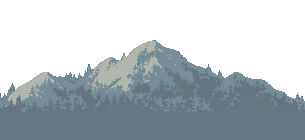
#> input picture assets/town/bg_mountains.png, 305 x 140 px; its folder holds only this picture in this run
$ python make_town_trees.py ../assets/town/bg_mountains.png
#> lines starting #> are read from the running program, lines starting #| are printed output that depends on the picture; after the words box and inside, x2 and y2 are one past the last pixel; in counts of white or black regions, pixels touching at a corner belong together
"""Town trees from generated sources (owner 2026-11-06: reference-quality trees, varied sizes; AI source kept out of the repo).
Each source is cropped, alpha hardened, all four snapped together to one palette, then split like the old trees:
<k>_trunk = bark, grass and the dark canopy mass (stays put), <k>_leaf = the lit leaf clumps (sway), <k> = whole.
Drawn 1:1 (not in BIGK). Usage: python3 tools/make_town_trees.py SRC1.png SRC2.png SRC3.png SRC4.png"""
import sys
import numpy as np
from PIL import Image
from skimage.color import rgb2lab
from scipy.cluster.vq import kmeans2

NAMES = ["f_oak", "f_round", "f_young", "f_tall"]
NPAL = 28

def main():
    ims = []
    for f in sys.argv[1:5]:
        a = np.array(Image.open(f).convert("RGBA"))
#> a is the input picture: shape (140, 305, 4); mean R, G, B, A 84.9, 106.9, 105.3, 126.2
        op = a[..., 3] > 128
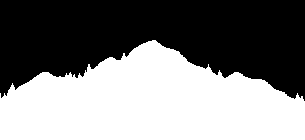
#> op: shape (140, 305) bool; 49.5% white; 1 white region, box (x1, y1, x2, y2) and area: (0, 40, 305, 140) 21138
        ys, xs = np.where(op)
        a = a[ys.min():ys.max() + 1, xs.min():xs.max() + 1].copy()
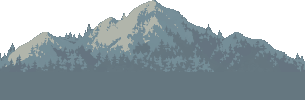
#> a: shape (100, 305, 4); mean R, G, B, A 95.6, 116.1, 118.2, 176.7; transparent parts drawn white
        op = a[..., 3] > 128
#> op: shape (100, 305) bool; 69.3% white; 2 black regions, box (x1, y1, x2, y2) and area: (156, 0, 305, 61) 4925, (0, 0, 152, 58) 4437
        a[..., 3] = np.where(op, 255, 0)
        # drop single-pixel specks
        p = np.pad(op, 1)
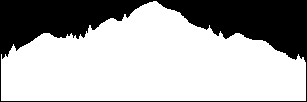
#> p: shape (102, 307) bool; 67.5% white; 1 black region, box (x1, y1, x2, y2) and area: (0, 0, 307, 102) 10176
        nb = sum(np.roll(np.roll(p, dy, 0), dx, 1) for dy in (-1, 0, 1) for dx in (-1, 0, 1))[1:-1, 1:-1] - op
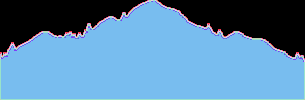
#> nb: shape (100, 305) int64; 9 distinct labels, from 0 to 8; one colour per label, 0 black
        a[op & (nb == 0), 3] = 0
        ims.append(a)
    cols = np.concatenate([a[a[..., 3] > 0][:, :3] for a in ims])
    u, inv = np.unique(cols, axis=0, return_inverse=True)
#> u = 17 rows, first 8: [100, 117, 127], [100, 118, 127], [101, 116, 128], [101, 118, 127], [101, 118, 128], [101, 119, 128], [101, 119, 129], [102, 119, 128]
    cnt = np.bincount(inv.ravel())
#> cnt = 17 values, max 8843 at index 5, min 238 at index 1, mean 1243.4
    lab = rgb2lab(u[None].astype(np.float64) / 255.0)[0]
#> lab = 17 rows, first 8: [48.21, -3.93, -7.59], [48.51, -4.51, -7.15], [48.03, -2.76, -8.45], [48.58, -4.17, -7.03], [48.61, -3.93, -7.58], [48.91, -4.51, -7.14], [48.94, -4.27, -7.68], [48.98, -4.17, -7.02]
    w = np.repeat(np.arange(len(u)), np.minimum(cnt, 300))
#> w = 5038 values from 0 to 16
    cent, _ = kmeans2(lab[w], NPAL, minit="++", seed=3, iter=40)
#> cent = 28 rows, first 8: [48.91, -4.51, -7.14], [73.11, -3.25, 4.61], [57.36, -7.09, -7.82], [66.39, -4.63, -0.419], [56.82, -5.88, -8.04], [55.3, -5.65, -8.61], [48.03, -2.76, -8.45], [51.96, -4.92, -7.83]
    pal = u[np.array([((lab - c) ** 2).sum(1).argmin() for c in cent])]
#> pal = 28 rows, first 8: [101, 119, 128], [177, 181, 171], [116, 142, 151], [152, 164, 162], [117, 140, 150], [113, 136, 147], [101, 116, 128], [107, 127, 137]
    pl = rgb2lab(pal[None].astype(np.float64) / 255.0)[0]
#> pl has the same summary as cent
    for name, a in zip(NAMES, ims):
        op = a[..., 3] > 0
        px = a[op][:, :3]
        pidx = np.array([((pl - l) ** 2).sum(1).argmin() for l in rgb2lab(px[None].astype(np.float64) / 255.0)[0]])
        a[op, :3] = pal[pidx]
        r, g, b = [a[..., i].astype(int) for i in range(3)]
        h = a.shape[0]
        green = (g > b + 15) & (g + 12 > r)
        lit = green & (g > 92)
        lit[int(h * 0.86):] = False          # the grass at the foot stays planted
        leaf = a.copy(); leaf[~(lit & op), 3] = 0
        trunk = a.copy(); trunk[lit & op, 3] = 0
        # under the lit clumps the trunk layer carries the canopy's dark mass so a swaying clump never opens a hole
        dark = pal[np.argmin([c[1] if (c[1] > c[0] and c[1] > c[2]) else 999 for c in pal.astype(int)])]
        trunk[lit & op, :3] = dark; trunk[lit & op, 3] = 255
        Image.fromarray(a).save(f"assets/town/{name}.png")
        Image.fromarray(leaf).save(f"assets/town/{name}_leaf.png")
        Image.fromarray(trunk).save(f"assets/town/{name}_trunk.png")
        ys = np.where(lit.any(1))[0]
        print(name, a.shape[1], "x", h, "leaf rows", ys.min(), ys.max())
#> this loop made 1 pass
#> (name, h, dark) on pass 1: ('f_oak', 100, [152, 164, 162])
#> pass 1, in main, `r, g, b = [a[..., i].astype(int) for i in range(3)]`:
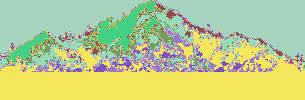
#> r: shape (100, 305) int64; 11 distinct labels, from 58 to 177; one colour per label, 0 black
#> pass 1, in main, `r, g, b = [a[..., i].astype(int) for i in range(3)]`:
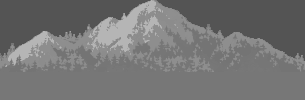
#> g: shape (100, 305) int64; min 84, max 181, mean 116.1
#> pass 1, in main, `r, g, b = [a[..., i].astype(int) for i in range(3)]`:
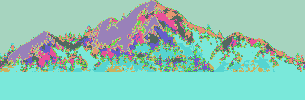
#> b: shape (100, 305) int64; 12 distinct labels, from 73 to 171; one colour per label, 0 black

#> (the run stopped early here; a loop or call above may not have finished)

$ run again, on assets/town/f_round_leaf.png
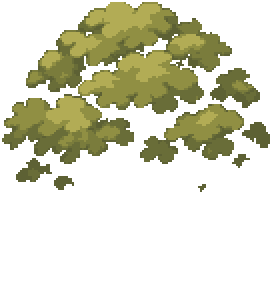
#> input picture assets/town/f_round_leaf.png, 272 x 294 px
#> in main, a is the input picture: shape (294, 272, 4); mean R, G, B, A 60.9, 58.2, 31.8, 80
#> a: shape (190, 268, 4)
#> p: shape (192, 270) bool; 48.4% white; 8 white regions, largest, box (x1, y1, x2, y2) and area: (1, 1, 231, 163) 19308, (139, 103, 243, 163) 3360, (209, 67, 259, 107) 1168
#> nb: shape (190, 268) int64; 9 distinct labels, from 0 to 8
#> u = [[93, 97, 52], [105, 109, 56], [122, 124, 60], [144, 143, 67], [178, 172, 85]]
#> cnt = [3972, 5516, 3224, 7436, 4940]
#> lab = [[39.79, -9.18, 25.05], [44.56, -10.13, 28.92], [50.55, -10.47, 34.34], [58.02, -10.49, 40.03], [69.2, -9.72, 44.98]]
#> w = 1500 values from 0 to 4
#> cent = 28 rows, first 8: [69.2, -9.72, 44.98], [50.55, -10.47, 34.34], [39.79, -9.18, 25.05], [58.02, -10.49, 40.03], [44.56, -10.13, 28.92], [39.79, -9.18, 25.05], [39.79, -9.18, 25.05], [39.79, -9.18, 25.05]
#> pal = 28 rows, first 8: [178, 172, 85], [122, 124, 60], [93, 97, 52], [144, 143, 67], [105, 109, 56], [93, 97, 52], [93, 97, 52], [93, 97, 52]
#> pl has the same summary as cent
#> the loop in main, `for name, a in zip(NAMES, ims):` made 1 pass
#> (name, h, dark) on pass 1: ('f_oak', 190, [93, 97, 52])
#> (printed output is left out)
#> pass 1, in main, `r, g, b = [a[..., i].astype(int) for i in range(3)]`:
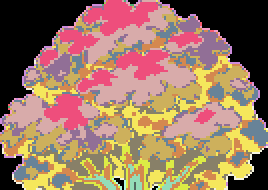
#> b: shape (190, 268) int64; 19 distinct labels, from 0 to 85; one colour per label, 0 black
#> after the loop in main, `for name, a in zip(NAMES, ims):`:
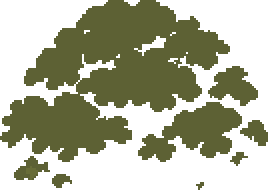
#> trunk: shape (190, 268, 4); mean R, G, B, A 64.4, 65.6, 37.3, 125.6; transparent parts drawn white

$ run again, on assets/town/f_young_leaf.png
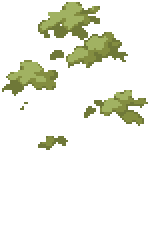
#> input picture assets/town/f_young_leaf.png, 150 x 240 px
#> in main, a is the input picture: shape (240, 150, 4); mean R, G, B, A 33.1, 32.5, 17.8, 36.7
#> ys = 5180 values from 2 to 149; xs = 5180 values, max 147 at index 4221, min 2 at index 3764, mean 76.1
#> a: shape (148, 146, 4)
#> p: shape (150, 148) bool; 23.3% white; 8 white regions (2 under 20 px), largest, box (x1, y1, x2, y2) and area: (37, 1, 127, 67) 2652, (1, 59, 57, 95) 1116, (93, 89, 147, 125) 960, (37, 135, 67, 149) 236, (49, 49, 63, 59) 108, (83, 105, 95, 117) 88
#> nb: shape (148, 146) int64; 9 distinct labels, from 0 to 8
#> u = [[111, 120, 56], [131, 141, 64], [161, 178, 98]]; inv = 5180 values, max 2 at index 2, min 0 at index 0, mean 0.932
#> cnt = [2044, 1444, 1692]
#> lab = [[48.38, -13.55, 33.64], [56.33, -15.33, 39.28], [69.68, -18.53, 38.78]]
#> w = 900 values from 0 to 2
#> cent = 28 rows, first 8: [69.68, -18.53, 38.78], [48.38, -13.55, 33.64], [56.33, -15.33, 39.28], [48.38, -13.55, 33.64], [48.38, -13.55, 33.64], [48.38, -13.55, 33.64], [48.38, -13.55, 33.64], [48.38, -13.55, 33.64]
#> pal = 28 rows, first 8: [161, 178, 98], [111, 120, 56], [131, 141, 64], [111, 120, 56], [111, 120, 56], [111, 120, 56], [111, 120, 56], [111, 120, 56]
#> pl has the same summary as cent
#> the loop in main, `for name, a in zip(NAMES, ims):` made 1 pass
#> (name, h, dark) on pass 1: ('f_oak', 148, [111, 120, 56])
#> (printed output is left out)
#> after the loop in main, `for name, a in zip(NAMES, ims):`:
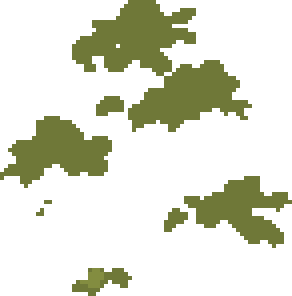
#> trunk: shape (148, 146, 4) (shown 2 times larger); mean R, G, B, A 42.9, 43.6, 22.6, 61.1; transparent parts drawn white
